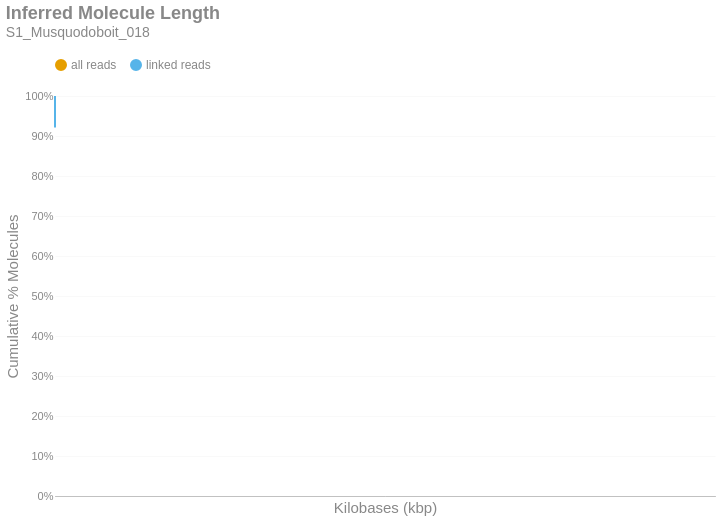

Notebook code cell kept with this figure:
### Markdown cell above
### Inferred Molecule Length
This is the cumulative frequency distribution of molecule lengths inferred from the first and last alignment positions along a contig for all alignments associated with a single linked-read barcode on a given contig.There are two distributions: one with `all` the alignments (yellow) and another with only `linked reads` (blue). The percent of molecules in the `linked reads` distribution is relative to the total number of linked molecules.

### Code cell
if SKIPLR:
    print_html(f"Skipped")
else:
    binned_df = consolidated_hist(valids['length_inferred']/1000, mask, 10, True)
    binned_df = binned_df.with_columns(
        pl.when(pl.col('bin').cast(pl.Utf8) == '0').then(pl.lit('1')).otherwise(pl.col('bin').cast(pl.Utf8)).alias('bin')
    )
    with SafeRender(binned_df):
        (
            density_plot(binned_df, 'Inferred Molecule Length', samplename, 'inferredlen')
            .transform_calculate(bin_kb='datum.bin / 1000')
            .encode(
                x=alt.X('bin_kb:Q', title="Kilobases (kbp)").scale(type='log', padding=0).axis(labelAngle=-40),
                y=alt.Y('value:Q', title='Cumulative % Molecules')
                    .axis(format='%')
                    .stack(False)
                    .scale(domainMin=0, domainMax=1,padding=0),
                color=alt.Color("key:N").scale(domain = ["all reads", "linked reads"]),
                tooltip = [
                    alt.Tooltip("key:N", title = "Data Type"),
                    alt.Tooltip("range_label:N", title="Kilobases"),
                    alt.Tooltip("value:Q", format = ".2%", title="% Molecules (Cum.)")
                ]
            )
        ).display()

### Figure 1 — Vega-Lite specification as saved in the notebook (floating-point values rounded to 4 significant figures)
{"width": "container", "height": 400, "config": {"title": {"anchor": "start", "dy": -15, "fontSize": 18, "color": "#888888", "subtitleColor": "#888888", "subtitleFontSize": 14}, "arc": {"fill": "#0072B2"}, "axis": {"domainColor": "#888888", "domainWidth": 0.5, "gridWidth": 0.2, "grid": false, "titleFontWeight": 400, "titleFontSize": 15, "labelFontSize": 11, "labelColor": "#888888", "tickColor": "#888888", "tickWidth": 0.2, "titleColor": "#888888"}, "axisBand": {"grid": false}, "axisX": {"grid": true, "tickSize": 10, "domainCap": "round"}, "axisY": {"domain": false, "grid": true, "tickSize": 0, "domainCap": "round"}, "background": "transparent", "header": {"labelFontSize": 15, "labelColor": "#888888", "titleFontSize": 15, "titleFontWeight": 600, "titleColor": "#888888"}, "legend": {"labelFont": "sans-serif", "labelFontSize": 12, "labelColor": "#888888", "symbolSize": 100, "symbolType": "circle", "titleFontSize": 12, "titlePadding": 10, "titleColor": "#888888", "title": null, "orient": "top"}, "range": {"category": ["#E69F00", "#56B4E9", "#009E73", "#F0E442", "#0072B2", "#D55E00", "#CC79A7", "#000000"], "diverging": ["#cfe8f3", "#a2d4ec", "#73bfe2", "#46abdb", "#1696d2", "#12719e"]}, "area": {"fill": "#0072B2", "fillOpacity": 0.7, "line": true, "strokeOpacity": 0.7}, "line": {"color": "#0072B2", "stroke": "#0072B2", "strokeWidth": 2}, "trail": {"color": "#0072B2", "stroke": "#0072B2", "strokeWidth": 0, "size": 1}, "point": {"filled": true, "fillOpacity": 1.0, "size": 95}, "text": {"color": "#888888", "fontSize": 11, "align": "right", "fontWeight": 400, "size": 11}, "bar": {"fill": "#0072B2", "stroke": null}, "view": {"stroke": null, "continuousWidth": 660, "continuousHeight": 400}}, "data": {"name": "data-d69187bc58ee834f383a29535b71c305"}, "mark": {"type": "line", "interpolate": "monotone", "point": {"opacity": 0, "size": 275}}, "encoding": {"color": {"field": "key", "scale": {"domain": ["all reads", "linked reads"]}, "type": "nominal"}, "tooltip": [{"field": "key", "title": "Data Type", "type": "nominal"}, {"field": "range_label", "title": "Kilobases", "type": "nominal"}, {"field": "value", "format": ".2%", "title": "% Molecules (Cum.)", "type": "quantitative"}], "x": {"axis": {"labelAngle": -40}, "field": "bin_kb", "scale": {"type": "log", "padding": 0}, "title": "Kilobases (kbp)", "type": "quantitative"}, "y": {"axis": {"format": "%"}, "field": "value", "scale": {"domainMin": 0, "domainMax": 1, "padding": 0}, "stack": false, "title": "Cumulative % Molecules", "type": "quantitative"}}, "params": [{"name": "param_c36ac31b6afebe62", "select": {"type": "point", "fields": ["key"]}, "bind": "legend"}], "title": {"text": "Inferred Molecule Length", "subtitle": "S1_Musquodoboit_018"}, "transform": [{"fold": ["all reads (cumsum)", "linked reads (cumsum)"]}, {"calculate": "replace(datum.key, ' (cumsum)', '')", "as": "key"}, {"filter": {"param": "param_c36ac31b6afebe62"}}, {"calculate": "datum.bin / 1000", "as": "bin_kb"}], "usermeta": {"embedOptions": {"downloadFileName": "S1_Musquodoboit_018.inferredlen"}}, "$schema": "https://vega.github.io/schema/vega-lite/v6.1.0.json", "datasets": {"data-d69187bc58ee834f383a29535b71c305": [{"bin": "0.0", "interval": "0.0-10.0", "all reads": 0.9961, "linked reads": 0.9213, "all reads (cumsum)": 0.9961, "linked reads (cumsum)": 0.9213, "range_label": "0-9"}, {"bin": "10.0", "interval": "10.0-20.0", "all reads": 0.002067, "linked reads": 0.04123, "all reads (cumsum)": 0.9981, "linked reads (cumsum)": 0.9626, "range_label": "10-19"}, {"bin": "20.0", "interval": "20.0-30.0", "all reads": 0.001005, "linked reads": 0.02063, "all reads (cumsum)": 0.9991, "linked reads (cumsum)": 0.9832, "range_label": "20-29"}, {"bin": "30.0", "interval": "30.0-40.0", "all reads": 0.0005077, "linked reads": 0.009963, "all reads (cumsum)": 0.9996, "linked reads (cumsum)": 0.9932, "range_label": "30-39"}, {"bin": "40.0", "interval": "40.0-50.0", "all reads": 0.0003326, "linked reads": 0.00627, "all reads (cumsum)": 1.0, "linked reads (cumsum)": 0.9994, "range_label": "40-49"}, {"bin": "50.0", "interval": "50.0-60.0", "all reads": 2.608e-05, "linked reads": 0.0004509, "all reads (cumsum)": 1.0, "linked reads (cumsum)": 0.9999, "range_label": "50-59"}, {"bin": "60.0", "interval": "60.0-70.0", "all reads": 2.795e-06, "linked reads": 6.442e-05, "all reads (cumsum)": 1.0, "linked reads (cumsum)": 0.9999, "range_label": "60-69"}, {"bin": "70.0", "interval": "70.0-80.0", "all reads": 3.726e-06, "linked reads": 6.442e-05, "all reads (cumsum)": 1.0, "linked reads (cumsum)": 1.0, "range_label": "70-79"}, {"bin": "80.0", "interval": "80.0-90.0", "all reads": 9.316e-07, "linked reads": 0.0, "all reads (cumsum)": 1.0, "linked reads (cumsum)": 1.0, "range_label": "80-89"}]}}
